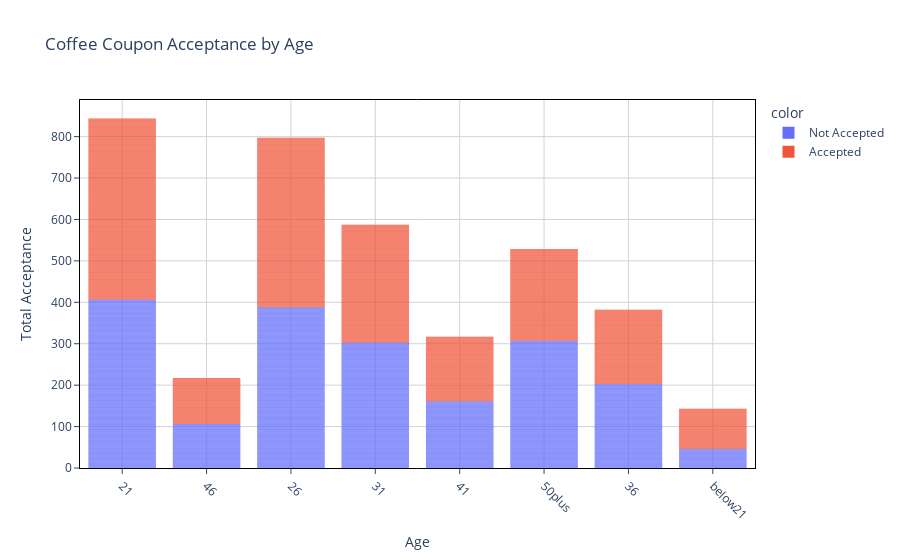

The notebook cell this image was saved under:
### Markdown cell above
@Finding

Gender does not influence much either when it comes to coffee coupon acceptance and it mostly shows around 50% acceptance for both male and female.

### Code cell
# Lets create a barplot based on the coffee coupon acceptance, by age 

fig = px.bar(df_coffee_coupons['age'], color=df_coffee_coupons['acceptance'], 
             title = 'Coffee Coupon Acceptance by Age',
            labels={'value':'Age',
                   'count':'Total Acceptance'}
            )

fig.update_layout(
    plot_bgcolor='white'
)

fig.update_xaxes(
    tickangle = 45,
    mirror=True,
    ticks='outside',
    showline=True,
    linecolor='black',
    gridcolor='lightgrey'
)
fig.update_yaxes(
    mirror=True,
    ticks='outside',
    showline=True,
    linecolor='black',
    gridcolor='lightgrey'
)

fig.update_traces(marker_line_width = 0,
                  selector=dict(type="bar"))

fig.update_layout(bargap=0.2,
                  bargroupgap = 0,
                 )

fig.show()

### Figure 1 — Plotly figure (JSON) as saved in the notebook; plotly's stock layout.template omitted (floating-point values rounded to 4 significant figures; data arrays with more than 128 entries replaced by an {"elided": "..."} marker saying what was removed)
{"data": [{"alignmentgroup": "True", "hovertemplate": "color=Not Accepted<br>Age=%{x}<br>Total Acceptance=%{y}<extra></extra>", "legendgroup": "Not Accepted", "marker": {"color": "#636efa", "line": {"width": 0}, "pattern": {"shape": ""}}, "name": "Not Accepted", "offsetgroup": "Not Accepted", "orientation": "v", "showlegend": true, "textposition": "auto", "type": "bar", "x": {"elided": "1922 str values"}, "xaxis": "x", "y": {"elided": "1922 int values"}, "yaxis": "y"}, {"alignmentgroup": "True", "hovertemplate": "color=Accepted<br>Age=%{x}<br>Total Acceptance=%{y}<extra></extra>", "legendgroup": "Accepted", "marker": {"color": "#EF553B", "line": {"width": 0}, "pattern": {"shape": ""}}, "name": "Accepted", "offsetgroup": "Accepted", "orientation": "v", "showlegend": true, "textposition": "auto", "type": "bar", "x": {"elided": "1894 str values"}, "xaxis": "x", "y": {"elided": "1894 int values"}, "yaxis": "y"}], "layout": {"bargap": 0.2, "bargroupgap": 0, "barmode": "relative", "legend": {"title": {"text": "color"}, "tracegroupgap": 0}, "plot_bgcolor": "white", "title": {"text": "Coffee Coupon Acceptance by Age"}, "xaxis": {"anchor": "y", "domain": [0, 1], "gridcolor": "lightgrey", "linecolor": "black", "mirror": true, "showline": true, "tickangle": 45, "ticks": "outside", "title": {"text": "Age"}}, "yaxis": {"anchor": "x", "domain": [0, 1], "gridcolor": "lightgrey", "linecolor": "black", "mirror": true, "showline": true, "ticks": "outside", "title": {"text": "Total Acceptance"}}}}
